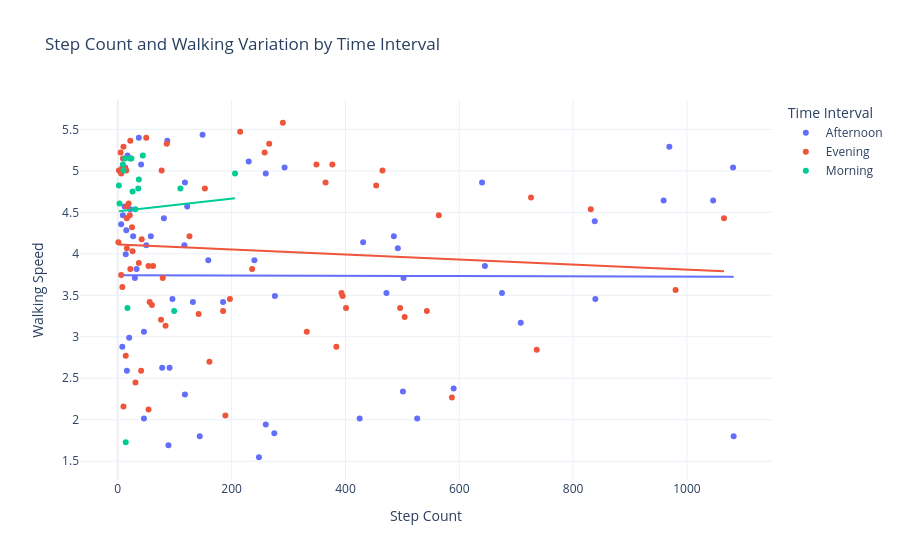

The notebook cell this image was saved under:
### Markdown cell above
#Step count and walking speed variations by Time interval

### Code cell
#creating time intervals
time_intervals= pd.cut(pd.to_datetime(data['Time']).dt.hour,
                       bins= [0,12,18,24],
                       labels=['Morning', 'Afternoon', 'Evening'],
                       right=False)

data['Time Interval']= time_intervals

fig7=px.scatter(data, 
                 x='Step Count',
                 y='Walking Speed',
                 color='Time Interval',
                title= 'Step Count and Walking Variation by Time Interval',
                trendline='ols')

fig7.show()

### Figure 1 — Plotly figure (JSON) as saved in the notebook; plotly's stock layout.template omitted (floating-point values rounded to 4 significant figures)
{"data": [{"hovertemplate": "Time Interval=Afternoon<br>Step Count=%{x}<br>Walking Speed=%{y}<extra></extra>", "legendgroup": "Afternoon", "marker": {"color": "#636efa", "symbol": "circle"}, "mode": "markers", "name": "Afternoon", "orientation": "v", "showlegend": true, "type": "scatter", "x": [46, 645, 14, 13, 17, 122, 839, 118, 590, 425, 260, 838, 959, 89, 472, 117, 30, 492, 431, 502, 708, 675, 58, 27, 81, 6, 50, 78, 96, 132, 33, 91, 16, 501, 240, 20, 8, 185, 144, 526, 46, 118, 230, 293, 12, 9, 41, 22, 15, 485, 1046, 159, 260, 248, 1082, 275, 276, 149, 87, 37, 969, 640, 1081], "xaxis": "x", "y": [3.06, 3.852, 3.996, 5.04, 5.184, 4.572, 3.456, 2.304, 2.376, 2.016, 4.968, 4.392, 4.644, 1.692, 3.528, 4.104, 3.708, 4.068, 4.14, 3.708, 3.168, 3.528, 4.212, 4.212, 4.428, 4.356, 4.104, 2.628, 3.456, 3.42, 3.816, 2.628, 2.592, 2.34, 3.924, 2.988, 2.88, 3.42, 1.8, 2.016, 2.016, 4.86, 5.112, 5.04, 4.572, 4.464, 5.076, 4.536, 4.284, 4.212, 4.644, 3.924, 1.944, 1.548, 1.8, 1.836, 3.492, 5.436, 5.364, 5.4, 5.292, 4.86, 5.04], "yaxis": "y"}, {"hovertemplate": "<b>OLS trendline</b><br>Walking Speed = -1.70101e-05 * Step Count + 3.74265<br>R<sup>2</sup>=0.000023<br><br>Time Interval=Afternoon<br>Step Count=%{x}<br>Walking Speed=%{y} <b>(trend)</b><extra></extra>", "legendgroup": "Afternoon", "marker": {"color": "#636efa", "symbol": "circle"}, "mode": "lines", "name": "Afternoon", "showlegend": false, "type": "scatter", "x": [6, 8, 9, 12, 13, 14, 15, 16, 17, 20, 22, 27, 30, 33, 37, 41, 46, 46, 50, 58, 78, 81, 87, 89, 91, 96, 117, 118, 118, 122, 132, 144, 149, 159, 185, 230, 240, 248, 260, 260, 275, 276, 293, 425, 431, 472, 485, 492, 501, 502, 526, 590, 640, 645, 675, 708, 838, 839, 959, 969, 1046, 1081, 1082], "xaxis": "x", "y": [3.743, 3.743, 3.742, 3.742, 3.742, 3.742, 3.742, 3.742, 3.742, 3.742, 3.742, 3.742, 3.742, 3.742, 3.742, 3.742, 3.742, 3.742, 3.742, 3.742, 3.741, 3.741, 3.741, 3.741, 3.741, 3.741, 3.741, 3.741, 3.741, 3.741, 3.74, 3.74, 3.74, 3.74, 3.74, 3.739, 3.739, 3.738, 3.738, 3.738, 3.738, 3.738, 3.738, 3.735, 3.735, 3.735, 3.734, 3.734, 3.734, 3.734, 3.734, 3.733, 3.732, 3.732, 3.731, 3.731, 3.728, 3.728, 3.726, 3.726, 3.725, 3.724, 3.724], "yaxis": "y"}, {"hovertemplate": "Time Interval=Evening<br>Step Count=%{x}<br>Walking Speed=%{y}<extra></extra>", "legendgroup": "Evening", "marker": {"color": "#EF553B", "symbol": "circle"}, "mode": "markers", "name": "Evening", "orientation": "v", "showlegend": true, "type": "scatter", "x": [8, 564, 153, 16, 22, 16, 587, 496, 395, 401, 384, 161, 736, 142, 10, 8, 6, 56, 26, 1, 236, 14, 504, 60, 54, 77, 19, 189, 31, 84, 76, 41, 37, 21, 50, 10, 22, 15, 79, 454, 465, 11, 365, 377, 5, 9, 2, 86, 42, 332, 185, 290, 215, 258, 266, 54, 6, 349, 980, 726, 1065, 831, 126, 62, 25, 543, 393, 197, 16], "xaxis": "x", "y": [5.04, 4.464, 4.788, 4.068, 3.816, 4.572, 2.268, 3.348, 3.492, 3.348, 2.88, 2.7, 2.844, 3.276, 2.16, 3.6, 3.744, 3.42, 4.032, 4.14, 3.816, 2.772, 3.24, 3.384, 2.124, 5.004, 4.608, 2.052, 2.448, 3.132, 3.204, 2.592, 3.888, 4.464, 5.4, 5.292, 5.364, 5.004, 3.708, 4.824, 5.004, 5.04, 4.86, 5.076, 5.22, 5.148, 5.004, 5.328, 4.176, 3.06, 3.312, 5.58, 5.472, 5.22, 5.328, 3.852, 4.968, 5.076, 3.564, 4.68, 4.428, 4.536, 4.212, 3.852, 4.32, 3.312, 3.528, 3.456, 4.428], "yaxis": "y"}, {"hovertemplate": "<b>OLS trendline</b><br>Walking Speed = -0.000303736 * Step Count + 4.11271<br>R<sup>2</sup>=0.006415<br><br>Time Interval=Evening<br>Step Count=%{x}<br>Walking Speed=%{y} <b>(trend)</b><extra></extra>", "legendgroup": "Evening", "marker": {"color": "#EF553B", "symbol": "circle"}, "mode": "lines", "name": "Evening", "showlegend": false, "type": "scatter", "x": [1, 2, 5, 6, 6, 8, 8, 9, 10, 10, 11, 14, 15, 16, 16, 16, 19, 21, 22, 22, 25, 26, 31, 37, 41, 42, 50, 54, 54, 56, 60, 62, 76, 77, 79, 84, 86, 126, 142, 153, 161, 185, 189, 197, 215, 236, 258, 266, 290, 332, 349, 365, 377, 384, 393, 395, 401, 454, 465, 496, 504, 543, 564, 587, 726, 736, 831, 980, 1065], "xaxis": "x", "y": [4.112, 4.112, 4.111, 4.111, 4.111, 4.11, 4.11, 4.11, 4.11, 4.11, 4.109, 4.108, 4.108, 4.108, 4.108, 4.108, 4.107, 4.106, 4.106, 4.106, 4.105, 4.105, 4.103, 4.101, 4.1, 4.1, 4.098, 4.096, 4.096, 4.096, 4.094, 4.094, 4.09, 4.089, 4.089, 4.087, 4.087, 4.074, 4.07, 4.066, 4.064, 4.057, 4.055, 4.053, 4.047, 4.041, 4.034, 4.032, 4.025, 4.012, 4.007, 4.002, 3.998, 3.996, 3.993, 3.993, 3.991, 3.975, 3.971, 3.962, 3.96, 3.948, 3.941, 3.934, 3.892, 3.889, 3.86, 3.815, 3.789], "yaxis": "y"}, {"hovertemplate": "Time Interval=Morning<br>Step Count=%{x}<br>Walking Speed=%{y}<extra></extra>", "legendgroup": "Morning", "marker": {"color": "#00cc96", "symbol": "circle"}, "mode": "markers", "name": "Morning", "orientation": "v", "showlegend": true, "type": "scatter", "x": [37, 14, 22, 206, 44, 17, 24, 26, 110, 2, 9, 13, 10, 36, 99, 3, 31], "xaxis": "x", "y": [4.896, 1.728, 5.148, 4.968, 5.184, 3.348, 5.148, 4.752, 4.788, 4.824, 5.076, 5.148, 5.004, 4.788, 3.312, 4.608, 4.536], "yaxis": "y"}, {"hovertemplate": "<b>OLS trendline</b><br>Walking Speed = 0.000760925 * Step Count + 4.513<br>R<sup>2</sup>=0.001872<br><br>Time Interval=Morning<br>Step Count=%{x}<br>Walking Speed=%{y} <b>(trend)</b><extra></extra>", "legendgroup": "Morning", "marker": {"color": "#00cc96", "symbol": "circle"}, "mode": "lines", "name": "Morning", "showlegend": false, "type": "scatter", "x": [2, 3, 9, 10, 13, 14, 17, 22, 24, 26, 31, 36, 37, 44, 99, 110, 206], "xaxis": "x", "y": [4.515, 4.515, 4.52, 4.521, 4.523, 4.524, 4.526, 4.53, 4.531, 4.533, 4.537, 4.54, 4.541, 4.546, 4.588, 4.597, 4.67], "yaxis": "y"}], "layout": {"autosize": true, "legend": {"title": {"text": "Time Interval"}, "tracegroupgap": 0}, "title": {"text": "Step Count and Walking Variation by Time Interval"}, "xaxis": {"anchor": "y", "autorange": true, "domain": [0, 1], "range": [-64.74, 1148.0], "title": {"text": "Step Count"}, "type": "linear"}, "yaxis": {"anchor": "x", "autorange": true, "domain": [0, 1], "range": [1.215, 5.913], "title": {"text": "Walking Speed"}, "type": "linear"}}}
